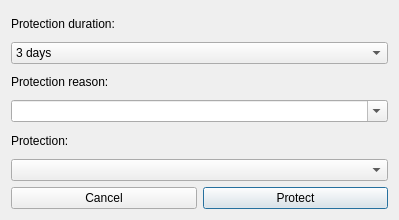
<?xml version="1.0" encoding="UTF-8"?>
<ui version="4.0">
 <class>ProtectPage</class>
 <widget class="QDialog" name="ProtectPage">
  <property name="geometry">
   <rect>
    <x>0</x>
    <y>0</y>
    <width>399</width>
    <height>220</height>
   </rect>
  </property>
  <property name="windowTitle">
   <string>Protect page</string>
  </property>
  <property name="windowIcon">
   <iconset resource="../huggle_res/pictures.qrc">
    <normaloff>:/huggle/pictures/Resources/huggle3_small.ico</normaloff>:/huggle/pictures/Resources/huggle3_small.ico</iconset>
  </property>
  <layout class="QVBoxLayout" name="verticalLayout">
   <item>
    <widget class="QLabel" name="label_2">
     <property name="text">
      <string>Protection duration:</string>
     </property>
    </widget>
   </item>
   <item>
    <widget class="QComboBox" name="comboBox_2">
     <item>
      <property name="text">
       <string>3 days</string>
      </property>
     </item>
     <item>
      <property name="text">
       <string>1 week</string>
      </property>
     </item>
     <item>
      <property name="text">
       <string>2 weeks</string>
      </property>
     </item>
     <item>
      <property name="text">
       <string>1 month</string>
      </property>
     </item>
     <item>
      <property name="text">
       <string>3 months</string>
      </property>
     </item>
     <item>
      <property name="text">
       <string>6 months</string>
      </property>
     </item>
     <item>
      <property name="text">
       <string>1 year</string>
      </property>
     </item>
     <item>
      <property name="text">
       <string>indefinite</string>
      </property>
     </item>
    </widget>
   </item>
   <item>
    <widget class="QLabel" name="label">
     <property name="text">
      <string>Protection reason:</string>
     </property>
    </widget>
   </item>
   <item>
    <widget class="QComboBox" name="comboBox">
     <property name="editable">
      <bool>true</bool>
     </property>
    </widget>
   </item>
   <item>
    <widget class="QLabel" name="label_3">
     <property name="text">
      <string>Protection:</string>
     </property>
    </widget>
   </item>
   <item>
    <widget class="QComboBox" name="comboBox_3">
     <property name="editable">
      <bool>false</bool>
     </property>
    </widget>
   </item>
   <item>
    <layout class="QHBoxLayout" name="horizontalLayout">
     <item>
      <widget class="QPushButton" name="btnCancel">
       <property name="text">
        <string>Cancel</string>
       </property>
      </widget>
     </item>
     <item>
      <widget class="QPushButton" name="btnProtect">
       <property name="text">
        <string>Protect</string>
       </property>
       <property name="default">
        <bool>true</bool>
       </property>
      </widget>
     </item>
    </layout>
   </item>
  </layout>
 </widget>
 <resources>
  <include location="../huggle_res/pictures.qrc"/>
 </resources>
 <connections/>
</ui>
